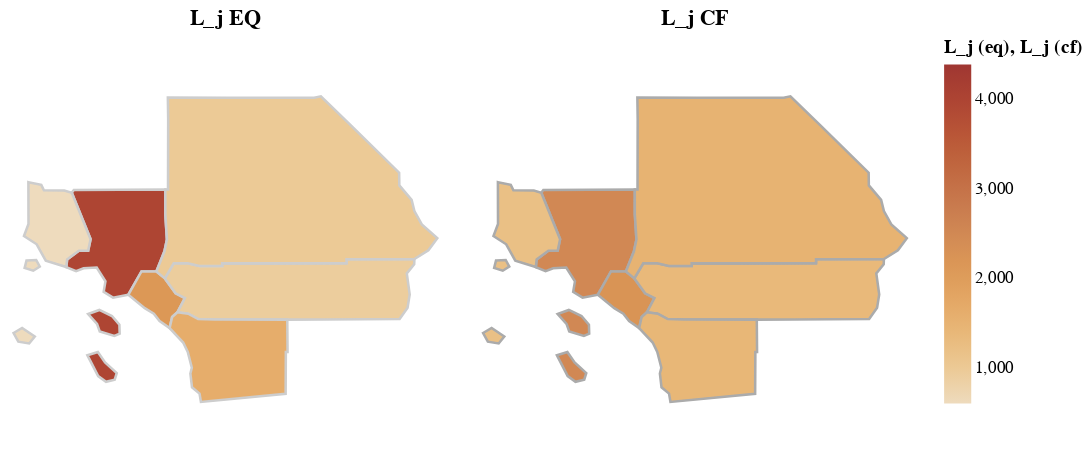

Here is the notebook cell this chart was saved with:
### Code cell
map_L_j_compare = alt.hconcat(map_L_j_eq, map_L_j_cf)
# map_L_j_compare.save('output/map_L_j_compare.svg')
map_L_j_compare

### Figure 1 — Vega-Lite specification as saved in the notebook (floating-point values rounded to 4 significant figures)
{"config": {"view": {"continuousWidth": 300, "continuousHeight": 300}}, "hconcat": [{"data": {"values": [{"type": "Feature", "geometry": {"type": "MultiPolygon", "coordinates": [[[[-118.1, 33.69], [-118.3, 33.66], [-118.5, 33.73], [-118.4, 33.84], [-118.6, 33.99], [-118.7, 33.98], [-118.8, 33.95], [-119.0, 33.99], [-118.9, 34.07], [-118.8, 34.17], [-118.7, 34.17], [-118.6, 34.29], [-118.9, 34.79], [-118.9, 34.82], [-117.7, 34.82], [-117.7, 34.56], [-117.6, 34.29], [-117.7, 34.16], [-117.8, 33.95], [-118.0, 33.95], [-118.1, 33.69]]], [[[-118.7, 33.49], [-118.5, 33.53], [-118.4, 33.46], [-118.3, 33.37], [-118.3, 33.27], [-118.3, 33.25], [-118.5, 33.3], [-118.6, 33.38], [-118.7, 33.49]]], [[[-118.7, 33.04], [-118.5, 33.07], [-118.4, 32.96], [-118.3, 32.85], [-118.3, 32.77], [-118.4, 32.75], [-118.5, 32.81], [-118.7, 33.04]]]]}, "properties": {"county_j_name": "Los Angeles", "county_j": 0, "w_j_emp_data": 83.55, "w_j_county_data": 378100000.0, "L_j_data": 4526.0, "_n_firms_j_data": 572385, "w_j_emp_norm_data": 1.061, "w_j_county_norm_data": 1.061, "L_j_cf": 2512.0, "diff_L_j": -2014.0, "L_j_eq": 3988.0, "FID": 1993}}, {"type": "Feature", "geometry": {"type": "Polygon", "coordinates": [[[-117.8, 33.95], [-117.7, 33.87], [-117.5, 33.71], [-117.4, 33.66], [-117.5, 33.51], [-117.6, 33.45], [-117.6, 33.33], [-117.7, 33.41], [-117.8, 33.49], [-117.9, 33.55], [-118.1, 33.69], [-118.0, 33.95], [-117.8, 33.95]]]}, "properties": {"county_j_name": "Orange", "county_j": 1, "w_j_emp_data": 81.4, "w_j_county_data": 135200000.0, "L_j_data": 1661.0, "_n_firms_j_data": 148394, "w_j_emp_norm_data": 1.034, "w_j_county_norm_data": 1.034, "L_j_cf": 2226.0, "diff_L_j": 565.0, "L_j_eq": 2108.0, "FID": 362}}, {"type": "Feature", "geometry": {"type": "Polygon", "coordinates": [[[-116.1, 33.43], [-117.0, 33.43], [-117.2, 33.43], [-117.4, 33.49], [-117.5, 33.51], [-117.4, 33.66], [-117.5, 33.71], [-117.7, 33.87], [-117.6, 34.03], [-117.4, 34.03], [-117.2, 34.0], [-116.9, 34.0], [-116.9, 34.03], [-116.3, 34.03], [-115.3, 34.03], [-115.3, 34.08], [-114.4, 34.08], [-114.4, 34.02], [-114.5, 33.93], [-114.5, 33.7], [-114.5, 33.55], [-114.6, 33.43], [-115.6, 33.43], [-116.1, 33.43]]]}, "properties": {"county_j_name": "Riverside", "county_j": 2, "w_j_emp_data": 59.73, "w_j_county_data": 50200000.0, "L_j_data": 840.4, "_n_firms_j_data": 86446, "w_j_emp_norm_data": 0.7587, "w_j_county_norm_data": 0.7587, "L_j_cf": 1359.0, "diff_L_j": 518.2, "L_j_eq": 912.8, "FID": 2943}}, {"type": "Feature", "geometry": {"type": "Polygon", "coordinates": [[[-117.7, 33.87], [-117.8, 33.95], [-117.7, 34.16], [-117.6, 34.29], [-117.7, 34.56], [-117.7, 34.82], [-117.6, 34.82], [-117.6, 35.56], [-117.6, 35.8], [-116.9, 35.8], [-115.7, 35.79], [-115.6, 35.81], [-115.3, 35.5], [-114.6, 35.0], [-114.6, 34.87], [-114.5, 34.71], [-114.4, 34.59], [-114.3, 34.45], [-114.1, 34.3], [-114.3, 34.17], [-114.4, 34.08], [-115.3, 34.08], [-115.3, 34.03], [-116.3, 34.03], [-116.9, 34.03], [-116.9, 34.0], [-117.2, 34.0], [-117.4, 34.03], [-117.6, 34.03], [-117.7, 33.87]]]}, "properties": {"county_j_name": "San Bernardino", "county_j": 3, "w_j_emp_data": 62.37, "w_j_county_data": 52760000.0, "L_j_data": 845.9, "_n_firms_j_data": 77170, "w_j_emp_norm_data": 0.7921, "w_j_county_norm_data": 0.7921, "L_j_cf": 1501.0, "diff_L_j": 655.3, "L_j_eq": 984.3, "FID": 817}}, {"type": "Feature", "geometry": {"type": "Polygon", "coordinates": [[[-117.6, 33.33], [-117.6, 33.45], [-117.5, 33.51], [-117.4, 33.49], [-117.2, 33.43], [-117.0, 33.43], [-116.1, 33.43], [-116.1, 33.07], [-116.1, 33.07], [-116.1, 32.62], [-117.2, 32.53], [-117.2, 32.62], [-117.3, 32.69], [-117.3, 32.84], [-117.3, 32.9], [-117.4, 33.08], [-117.4, 33.18], [-117.6, 33.33]]]}, "properties": {"county_j_name": "San Diego", "county_j": 4, "w_j_emp_data": 82.85, "w_j_county_data": 127300000.0, "L_j_data": 1537.0, "_n_firms_j_data": 133031, "w_j_emp_norm_data": 1.052, "w_j_county_norm_data": 1.052, "L_j_cf": 1414.0, "diff_L_j": -122.9, "L_j_eq": 1623.0, "FID": 1896}}, {"type": "Feature", "geometry": {"type": "MultiPolygon", "coordinates": [[[[-119.4, 34.9], [-119.3, 34.87], [-119.2, 34.81], [-119.0, 34.81], [-118.9, 34.79], [-118.6, 34.29], [-118.7, 34.17], [-118.8, 34.17], [-118.9, 34.07], [-119.0, 33.99], [-119.2, 34.06], [-119.3, 34.24], [-119.5, 34.33], [-119.4, 34.46], [-119.4, 34.9]]], [[[-119.5, 34.06], [-119.3, 34.07], [-119.3, 34.0], [-119.4, 33.95], [-119.5, 33.98], [-119.5, 34.06]]], [[[-119.6, 33.28], [-119.5, 33.33], [-119.4, 33.24], [-119.4, 33.17], [-119.6, 33.19], [-119.6, 33.28]]]]}, "properties": {"county_j_name": "Ventura", "county_j": 5, "w_j_emp_data": 70.49, "w_j_county_data": 23700000.0, "L_j_data": 336.3, "_n_firms_j_data": 31435, "w_j_emp_norm_data": 0.8953, "w_j_county_norm_data": 0.8953, "L_j_cf": 1209.0, "diff_L_j": 872.3, "L_j_eq": 604.1, "FID": 963}}]}, "mark": {"type": "geoshape", "stroke": "#cdcdcd", "strokeWidth": 1.5}, "encoding": {"color": {"field": "properties.L_j_eq", "scale": {"domainMax": 4387.0, "scheme": "browns"}, "title": "L_j (eq)", "type": "quantitative"}}, "height": 250, "projection": {"type": "mercator"}, "title": "L_j EQ", "width": 250}, {"data": {"values": [{"type": "Feature", "geometry": {"type": "MultiPolygon", "coordinates": [[[[-118.1, 33.69], [-118.3, 33.66], [-118.5, 33.73], [-118.4, 33.84], [-118.6, 33.99], [-118.7, 33.98], [-118.8, 33.95], [-119.0, 33.99], [-118.9, 34.07], [-118.8, 34.17], [-118.7, 34.17], [-118.6, 34.29], [-118.9, 34.79], [-118.9, 34.82], [-117.7, 34.82], [-117.7, 34.56], [-117.6, 34.29], [-117.7, 34.16], [-117.8, 33.95], [-118.0, 33.95], [-118.1, 33.69]]], [[[-118.7, 33.49], [-118.5, 33.53], [-118.4, 33.46], [-118.3, 33.37], [-118.3, 33.27], [-118.3, 33.25], [-118.5, 33.3], [-118.6, 33.38], [-118.7, 33.49]]], [[[-118.7, 33.04], [-118.5, 33.07], [-118.4, 32.96], [-118.3, 32.85], [-118.3, 32.77], [-118.4, 32.75], [-118.5, 32.81], [-118.7, 33.04]]]]}, "properties": {"county_j_name": "Los Angeles", "county_j": 0, "w_j_emp_data": 83.55, "w_j_county_data": 378100000.0, "L_j_data": 4526.0, "_n_firms_j_data": 572385, "w_j_emp_norm_data": 1.061, "w_j_county_norm_data": 1.061, "L_j_cf": 2512.0, "diff_L_j": -2014.0, "L_j_eq": 3988.0, "FID": 1993}}, {"type": "Feature", "geometry": {"type": "Polygon", "coordinates": [[[-117.8, 33.95], [-117.7, 33.87], [-117.5, 33.71], [-117.4, 33.66], [-117.5, 33.51], [-117.6, 33.45], [-117.6, 33.33], [-117.7, 33.41], [-117.8, 33.49], [-117.9, 33.55], [-118.1, 33.69], [-118.0, 33.95], [-117.8, 33.95]]]}, "properties": {"county_j_name": "Orange", "county_j": 1, "w_j_emp_data": 81.4, "w_j_county_data": 135200000.0, "L_j_data": 1661.0, "_n_firms_j_data": 148394, "w_j_emp_norm_data": 1.034, "w_j_county_norm_data": 1.034, "L_j_cf": 2226.0, "diff_L_j": 565.0, "L_j_eq": 2108.0, "FID": 362}}, {"type": "Feature", "geometry": {"type": "Polygon", "coordinates": [[[-116.1, 33.43], [-117.0, 33.43], [-117.2, 33.43], [-117.4, 33.49], [-117.5, 33.51], [-117.4, 33.66], [-117.5, 33.71], [-117.7, 33.87], [-117.6, 34.03], [-117.4, 34.03], [-117.2, 34.0], [-116.9, 34.0], [-116.9, 34.03], [-116.3, 34.03], [-115.3, 34.03], [-115.3, 34.08], [-114.4, 34.08], [-114.4, 34.02], [-114.5, 33.93], [-114.5, 33.7], [-114.5, 33.55], [-114.6, 33.43], [-115.6, 33.43], [-116.1, 33.43]]]}, "properties": {"county_j_name": "Riverside", "county_j": 2, "w_j_emp_data": 59.73, "w_j_county_data": 50200000.0, "L_j_data": 840.4, "_n_firms_j_data": 86446, "w_j_emp_norm_data": 0.7587, "w_j_county_norm_data": 0.7587, "L_j_cf": 1359.0, "diff_L_j": 518.2, "L_j_eq": 912.8, "FID": 2943}}, {"type": "Feature", "geometry": {"type": "Polygon", "coordinates": [[[-117.7, 33.87], [-117.8, 33.95], [-117.7, 34.16], [-117.6, 34.29], [-117.7, 34.56], [-117.7, 34.82], [-117.6, 34.82], [-117.6, 35.56], [-117.6, 35.8], [-116.9, 35.8], [-115.7, 35.79], [-115.6, 35.81], [-115.3, 35.5], [-114.6, 35.0], [-114.6, 34.87], [-114.5, 34.71], [-114.4, 34.59], [-114.3, 34.45], [-114.1, 34.3], [-114.3, 34.17], [-114.4, 34.08], [-115.3, 34.08], [-115.3, 34.03], [-116.3, 34.03], [-116.9, 34.03], [-116.9, 34.0], [-117.2, 34.0], [-117.4, 34.03], [-117.6, 34.03], [-117.7, 33.87]]]}, "properties": {"county_j_name": "San Bernardino", "county_j": 3, "w_j_emp_data": 62.37, "w_j_county_data": 52760000.0, "L_j_data": 845.9, "_n_firms_j_data": 77170, "w_j_emp_norm_data": 0.7921, "w_j_county_norm_data": 0.7921, "L_j_cf": 1501.0, "diff_L_j": 655.3, "L_j_eq": 984.3, "FID": 817}}, {"type": "Feature", "geometry": {"type": "Polygon", "coordinates": [[[-117.6, 33.33], [-117.6, 33.45], [-117.5, 33.51], [-117.4, 33.49], [-117.2, 33.43], [-117.0, 33.43], [-116.1, 33.43], [-116.1, 33.07], [-116.1, 33.07], [-116.1, 32.62], [-117.2, 32.53], [-117.2, 32.62], [-117.3, 32.69], [-117.3, 32.84], [-117.3, 32.9], [-117.4, 33.08], [-117.4, 33.18], [-117.6, 33.33]]]}, "properties": {"county_j_name": "San Diego", "county_j": 4, "w_j_emp_data": 82.85, "w_j_county_data": 127300000.0, "L_j_data": 1537.0, "_n_firms_j_data": 133031, "w_j_emp_norm_data": 1.052, "w_j_county_norm_data": 1.052, "L_j_cf": 1414.0, "diff_L_j": -122.9, "L_j_eq": 1623.0, "FID": 1896}}, {"type": "Feature", "geometry": {"type": "MultiPolygon", "coordinates": [[[[-119.4, 34.9], [-119.3, 34.87], [-119.2, 34.81], [-119.0, 34.81], [-118.9, 34.79], [-118.6, 34.29], [-118.7, 34.17], [-118.8, 34.17], [-118.9, 34.07], [-119.0, 33.99], [-119.2, 34.06], [-119.3, 34.24], [-119.5, 34.33], [-119.4, 34.46], [-119.4, 34.9]]], [[[-119.5, 34.06], [-119.3, 34.07], [-119.3, 34.0], [-119.4, 33.95], [-119.5, 33.98], [-119.5, 34.06]]], [[[-119.6, 33.28], [-119.5, 33.33], [-119.4, 33.24], [-119.4, 33.17], [-119.6, 33.19], [-119.6, 33.28]]]]}, "properties": {"county_j_name": "Ventura", "county_j": 5, "w_j_emp_data": 70.49, "w_j_county_data": 23700000.0, "L_j_data": 336.3, "_n_firms_j_data": 31435, "w_j_emp_norm_data": 0.8953, "w_j_county_norm_data": 0.8953, "L_j_cf": 1209.0, "diff_L_j": 872.3, "L_j_eq": 604.1, "FID": 963}}]}, "mark": {"type": "geoshape", "stroke": "#ababab", "strokeWidth": 1.5}, "encoding": {"color": {"field": "properties.L_j_cf", "scale": {"domainMax": 4387.0, "scheme": "browns"}, "title": "L_j (cf)", "type": "quantitative"}}, "height": 250, "projection": {"type": "mercator"}, "title": "L_j CF", "width": 250}], "$schema": "https://vega.github.io/schema/vega-lite/v5.20.1.json"}
